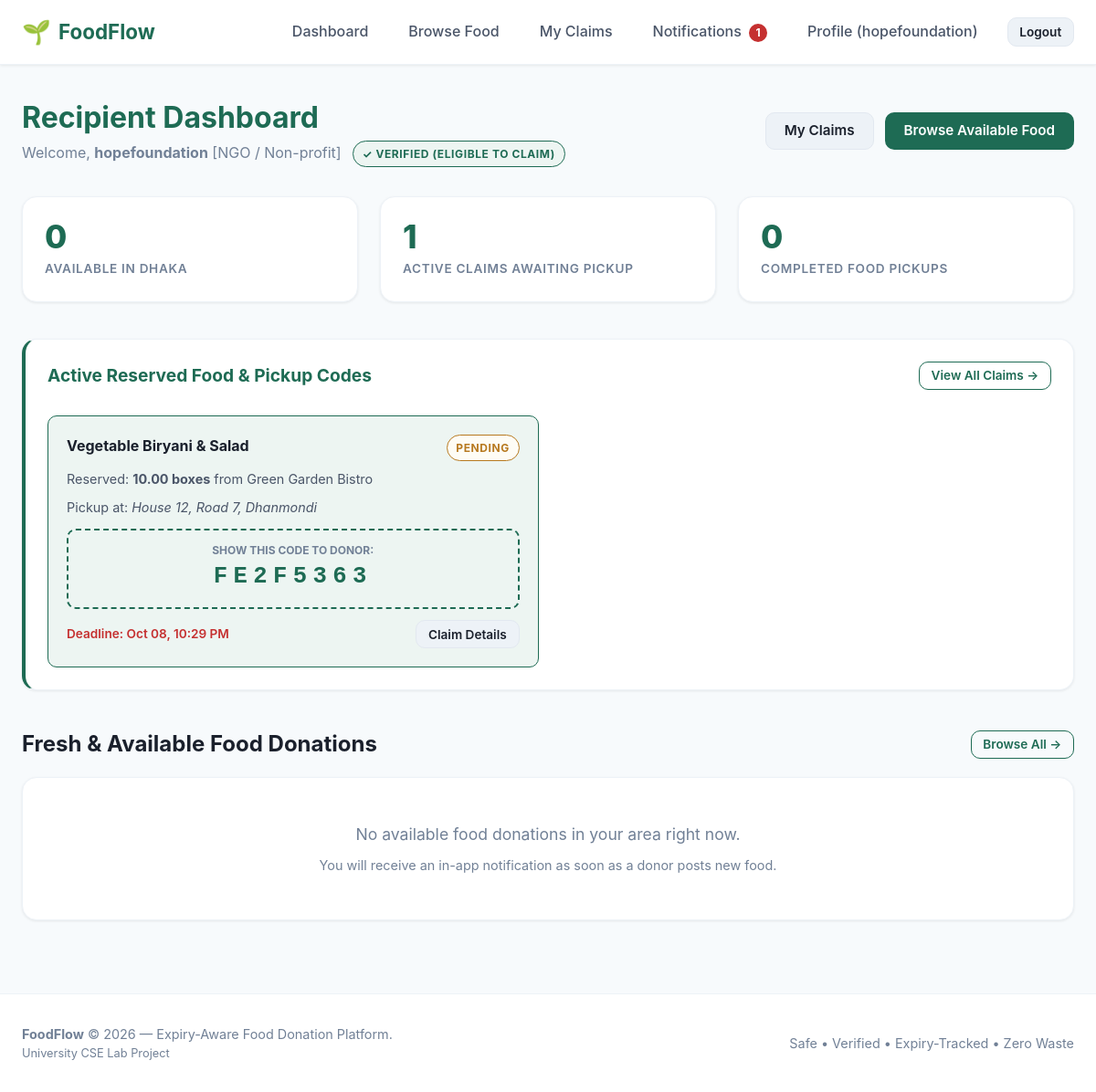
Page /recipient/dashboard/ (signed in) on the earlier database version.
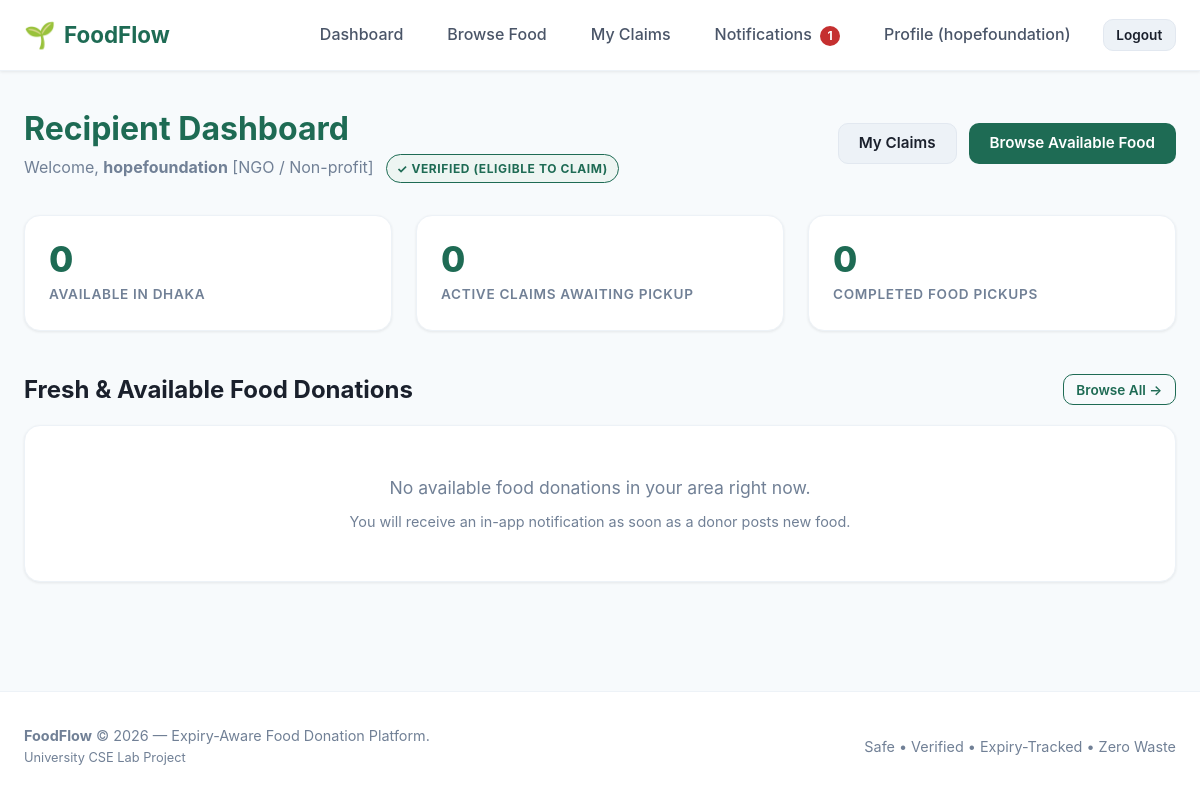
Same page on the later database version.
### claims/models.py (models this page shows, shortened)
class Claim(models.Model):
    STATUS_PENDING = 'pending'
    STATUS_COMPLETED = 'completed'
    STATUS_CANCELLED = 'cancelled'
    STATUS_EXPIRED = 'expired'
    STATUS_CHOICES = [
        (STATUS_PENDING, 'Pending Pickup'),
        (STATUS_COMPLETED, 'Completed'),
        (STATUS_CANCELLED, 'Cancelled'),
        (STATUS_EXPIRED, 'Expired'),
    ]
    listing = models.ForeignKey(
        'listings.FoodListing',
        on_delete=models.CASCADE,
        related_name='claims'
    )
    recipient = models.ForeignKey(
        'accounts.Recipient',
        on_delete=models.CASCADE,
        related_name='claims'
    )
    claimed_quantity = models.DecimalField(
        max_digits=8,
        decimal_places=2,
        validators=[MinValueValidator(Decimal('0.01'))],
        help_text="Quantity reserved by recipient"
    )
    claimed_at = models.DateTimeField(auto_now_add=True)
    pickup_deadline = models.DateTimeField(
        help_text="Time window by which food must be picked up"
    )
    pickup_code = models.CharField(
        max_length=8,
        unique=True,
        db_index=True,
        help_text="Unique 8-character verification token"
    )
    status = models.CharField(
        max_length=20,
        choices=STATUS_CHOICES,
        default=STATUS_PENDING
    )
    class Meta:
        verbose_name = "Claim"
        verbose_name_plural = "Claims"
        ordering = ['-claimed_at']

### listings/models.py (models this page shows, shortened)
class FoodListing(models.Model):
    STATUS_AVAILABLE = 'available'
    STATUS_CLAIMED = 'claimed'
    STATUS_COMPLETED = 'completed'
    STATUS_EXPIRED = 'expired'
    STATUS_BLOCKED = 'blocked'
    STATUS_CHOICES = [
        (STATUS_AVAILABLE, 'Available'),
        (STATUS_CLAIMED, 'Claimed'),
        (STATUS_COMPLETED, 'Completed'),
        (STATUS_EXPIRED, 'Expired'),
        (STATUS_BLOCKED, 'Blocked'),
    ]
    donor = models.ForeignKey(
        'accounts.Donor',
        on_delete=models.CASCADE,
        related_name='listings'
    )
    location = models.ForeignKey(
        'locations.Location',
        on_delete=models.PROTECT,
        related_name='listings'
    )
    food_name = models.CharField(max_length=200, help_text="e.g. Cooked Rice & Curry, Fresh Apples, Bread Rolls")
    description = models.TextField(blank=True, null=True, help_text="Preparation details, ingredients, or dietary info")
    quantity = models.DecimalField(
        max_digits=8,
        decimal_places=2,
        validators=[MinValueValidator(Decimal('0.01'))],
        help_text="Total initial quantity"
    )
    unit = models.CharField(
        max_length=50,
        help_text="Units: portions, kg, boxes, packets, meals, litres"
    )
    expires_at = models.DateTimeField(
        db_index=True,
        help_text="Exact expiry deadline"
    )
    status = models.CharField(
        max_length=20,
        choices=STATUS_CHOICES,
        default=STATUS_AVAILABLE,
        db_index=True
    )
    created_at = models.DateTimeField(auto_now_add=True)
    updated_at = models.DateTimeField(auto_now=True)
    class Meta:
        verbose_name = "Food Listing"
        verbose_name_plural = "Food Listings"
        ordering = ['expires_at']
    @classmethod
    def visible_to_recipients(cls):
        return cls.objects.filter(
            status=cls.STATUS_AVAILABLE,
            expires_at__gt=timezone.now(),
            safety_check__is_safe=True
        ).select_related('donor', 'location', 'safety_check', 'expiry_tracker')

### accounts/models.py (models this page shows, shortened)
class Donor(models.Model):
    DONOR_TYPE_CHOICES = [
        ('restaurant', 'Restaurant'),
        ('household', 'Household'),
        ('grocer', 'Grocer / Supermarket'),
        ('event', 'Event / Catering'),
        ('other', 'Other Donor'),
    ]
    user = models.OneToOneField(
        User,
        on_delete=models.CASCADE,
        related_name='donor_profile'
    )
    donor_type = models.CharField(
        max_length=30,
        choices=DONOR_TYPE_CHOICES,
        default='restaurant'
    )
    organization_name = models.CharField(
        max_length=150,
        blank=True,
        null=True,
        help_text="Business or organization name (optional for households)"
    )
    location = models.ForeignKey(
        'locations.Location',
        on_delete=models.PROTECT,
        related_name='donors'
    )
    is_verified = models.BooleanField(
        default=False,
        help_text="Designates if this donor is verified by platform administrators"
    )
    created_at = models.DateTimeField(auto_now_add=True)
    class Meta:
        verbose_name = "Donor Profile"
        verbose_name_plural = "Donor Profiles"

class User(AbstractUser):
    ROLE_DONOR = 'donor'
    ROLE_RECIPIENT = 'recipient'
    ROLE_CHOICES = [
        (ROLE_DONOR, 'Donor'),
        (ROLE_RECIPIENT, 'Recipient'),
    ]
    role = models.CharField(
        max_length=20,
        choices=ROLE_CHOICES,
        default=ROLE_RECIPIENT,
        help_text="Designates whether this user registers as a food Donor or Recipient."
    )
    phone = models.CharField(
        max_length=20,
        blank=True,
        null=True,
        help_text="Contact telephone number"
    )
    @property
    def is_donor(self):
        return self.role == self.ROLE_DONOR
    @property
    def is_recipient(self):
        return self.role == self.ROLE_RECIPIENT

### locations/models.py (models this page shows, shortened)
class Location(models.Model):
    address = models.CharField(max_length=255, help_text="Street address or building details")
    area = models.CharField(max_length=100, db_index=True, help_text="Neighborhood or area name")
    city = models.CharField(max_length=100, db_index=True, help_text="City name")
    postal_code = models.CharField(max_length=20, blank=True, null=True, help_text="Postal / ZIP code")
    latitude = models.DecimalField(max_digits=9, decimal_places=6, null=True, blank=True)
    longitude = models.DecimalField(max_digits=9, decimal_places=6, null=True, blank=True)
    class Meta:
        verbose_name = "Location"
        verbose_name_plural = "Locations"
        indexes = [
            models.Index(fields=['area'], name='loc_area_idx'),
            models.Index(fields=['city'], name='loc_city_idx'),
        ]
        constraints = [
            models.UniqueConstraint(
                fields=['address', 'area', 'city', 'postal_code'],
                name='unique_location_address'
            )
        ]

### accounts/views.py (the view)
# urls.py: path('recipient/dashboard/', views.recipient_dashboard_view, name='recipient_dashboard'),
@login_required
def recipient_dashboard_view(request):
    if not request.user.is_recipient:
        messages.error(request, "Access restricted: Recipient account required.")
        return redirect('accounts:donor_dashboard')
    recipient = getattr(request.user, 'recipient_profile', None)
    if not recipient:
        messages.error(request, "Recipient profile not found. Please complete your registration.")
        return redirect('accounts:profile')
    available_food = FoodListing.visible_to_recipients()
    nearby_food_count = available_food.filter(location__city__iexact=recipient.location.city).count()
    total_available_count = available_food.count()
    user_claims = recipient.claims.all().select_related('listing', 'listing__donor')
    pending_claims = user_claims.filter(status=Claim.STATUS_PENDING)
    completed_claims = user_claims.filter(status=Claim.STATUS_COMPLETED)
    recent_available = available_food[:6]
    context = {
        'recipient': recipient,
        'nearby_food_count': nearby_food_count,
        'total_available_count': total_available_count,
        'pending_claims': pending_claims,
        'pending_claims_count': pending_claims.count(),
        'completed_claims_count': completed_claims.count(),
        'recent_available': recent_available,
    }
    return render(request, 'accounts/recipient_dashboard.html', context)

### notifications/views.py (called while the page is built)
def unread_notification_context(request):
    if request.user.is_authenticated and request.user.is_recipient and hasattr(request.user, 'recipient_profile'):
        count = Notification.objects.filter(recipient=request.user.recipient_profile, is_read=False).count()
        return {'unread_notifications_count': count}
    return {'unread_notifications_count': 0}

### templates/accounts/recipient_dashboard.html (shortened to what the changed rows need)
{% extends 'base.html' %}
{% block content %}
<div style="display: flex; justify-content: space-between; align-items: center; margin-bottom: 2rem; flex-wrap: wrap; gap: 1rem;">
    <div>
        <h1 style="color: var(--green-700); font-size: 2rem;">Recipient Dashboard</h1>
    </div>
</div>
<div class="grid grid-3" style="margin-bottom: 2.5rem;">
    <div class="stat-card">
        <span class="stat-value">{{ pending_claims_count }}</span>
        <span class="stat-label">Active Claims Awaiting Pickup</span>
    </div>
</div>
{% if pending_claims %}
<div class="card" style="margin-bottom: 2.5rem; border-left: 4px solid var(--green-700);">
    <div class="card-header">
        <h3 class="card-title" style="color: var(--green-700);">Active Reserved Food & Pickup Codes</h3>
        <a href="{% url 'claims:my_claims' %}" class="btn btn-outline btn-sm">View All Claims &rarr;</a>
    </div>
    <div class="grid grid-2" style="margin-top: 1rem;">
        {% for claim in pending_claims %}
        <div style="background: var(--green-50); border: 1px solid var(--green-700); border-radius: var(--radius-md); padding: 1.25rem;">
            <div style="display: flex; justify-content: space-between; align-items: flex-start;">
                <h4 style="color: var(--ink);">{{ claim.listing.food_name }}</h4>
                <span class="badge badge-claimed">Pending</span>
            </div>
            <p style="font-size: 0.9rem; color: var(--grey-700); margin: 0.5rem 0;">
                Reserved: <strong>{{ claim.claimed_quantity }} {{ claim.listing.unit }}</strong> from {{ claim.listing.donor.organization_name|default:claim.listing.donor.user.username }}
            </p>
            <p style="font-size: 0.9rem; color: var(--grey-700);">
                Pickup at: <em>{{ claim.listing.location.address }}, {{ claim.listing.location.area }}</em>
            </p>
            <div class="pickup-code-box" style="margin: 0.75rem 0; padding: 0.75rem;">
                <div style="font-size: 0.75rem; text-transform: uppercase; color: var(--grey-500); font-weight: 700;">Show this code to donor:</div>
                <div class="pickup-code-display" style="font-size: 1.6rem;">{{ claim.pickup_code }}</div>
            </div>
            <div style="display: flex; justify-content: space-between; align-items: center;">
                <span style="font-size: 0.85rem; color: var(--red-600); font-weight: 600;">
                    Deadline: {{ claim.pickup_deadline|date:"M d, h:i A" }}
                </span>
                <a href="{% url 'claims:claim_detail' pk=claim.pk %}" class="btn btn-secondary btn-sm">Claim Details</a>
            </div>
        </div>
        {% endfor %}
    </div>
</div>
{% endif %}
<div style="display: flex; justify-content: space-between; align-items: center; margin-bottom: 1rem;">
    <h2 style="font-size: 1.5rem; color: var(--ink);">Fresh & Available Food Donations</h2>
</div>
{% endblock %}

Differences in the rows shown:
no longer on this page (row edited): Claim: listing.food_name "Vegetable Biryani & Salad", claimed_quantity "10.00", listing.unit "boxes", listing.donor.organization_name "Green Garden Bistro", listing.location.address "House 12, Road 7", listing.location.area "Dhanmondi", pickup_code "FE2F5363", pickup_deadline "Oct 08, 10:29 PM"
Other differences:
{{ pending_claims_count }}: "1" → "0"
text no longer shown: "Active Reserved Food & Pickup Codes View All Claims →"
